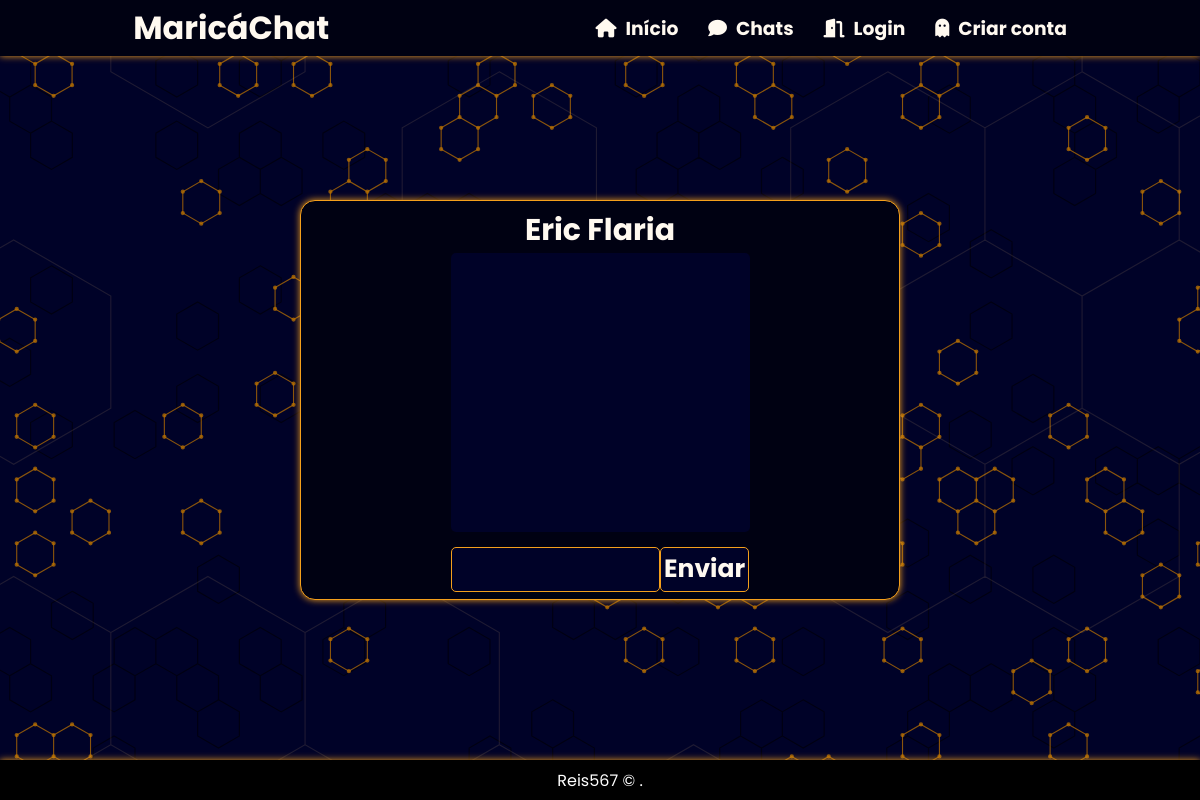
The page /chat/room/ericflaria/ on the database as committed earlier.
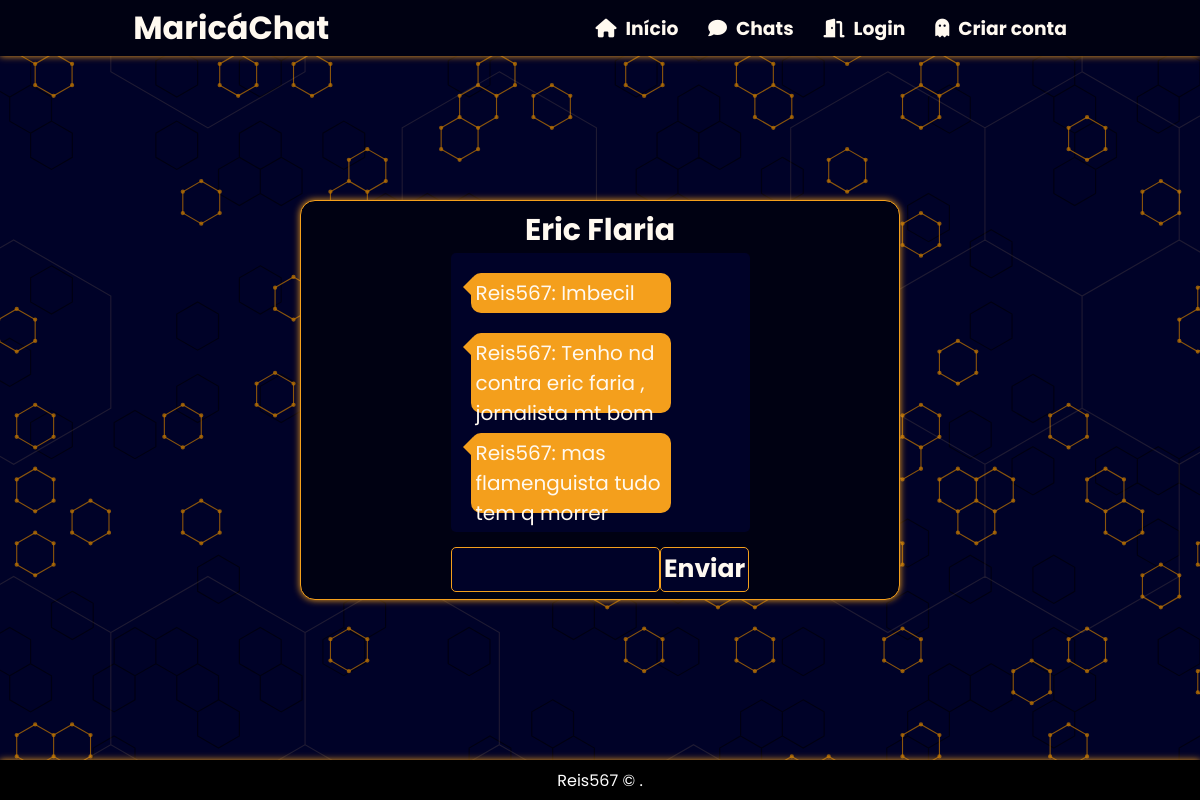
The same page on the database as committed later.
### chat/models.py (models this page shows, shortened)
class Room(models.Model):
    class Meta:
        verbose_name = 'Sala'
        verbose_name_plural = 'Salas'
    name = models.CharField(max_length=20)
    slug = models.SlugField(max_length=50)
    users = models.ManyToManyField(User)

class Message(models.Model):
    class Meta:
        verbose_name = 'Mensagem'
        verbose_name_plural = 'Mensagens'
    content = models.TextField()
    user = models.ForeignKey(User, on_delete=models.CASCADE)
    room = models.ForeignKey(Room, on_delete=models.CASCADE)
    created_on = models.DateTimeField(auto_now_add=True)
    def __str__(self):
        return f'{self.user.username}: {self.content}'  # Retorna o nome do usuário e o conteúdo da mensagem

### chat/views.py (the view)
# urls.py: path('room/<str:slug>/',views.room, name='room'),
def room(request, slug):
    try:
        room_name = Room.objects.get(slug=slug).name
        messages = Message.objects.filter(room=Room.objects.get(slug=slug))
    except Room.DoesNotExist:
        return HttpResponse("A sala não existe.", status=404)
    return render(request,
                  "room.html",
            {
                "room_name":room_name,
                "slug":slug,
                'messages':messages})

### templates/room.html (shortened to what this page needs)
{% extends "base.html" %}
{% block content %}
<section class="chat_room">
      <div class="chat_room-content">
            <div class="chat_room-title">
                  <h1>{{ room_name }}</h1>
            </div>
            <div class="chat_room-messages" id="id_chat_item_container" style="font-size: 20px">
                {% if messages %}
                    {% for message in messages %}
                        <span class="{% if message.user.username == request.user.username %}chat_room-balao-eu{% else %}chat_room-balao-ele{% endif %}">
                          {{message}}
                        </span>
                    {% endfor %}
                {% endif %}
            </div>
            <div class="chat_room-actions">
                  <input type="text" id="id_message_send_input" />
                  <button type="submit" id="id_message_send_button">Enviar</button>
            </div>
      </div>
</section>
{% endblock %}

### templates/base.html (shortened to what this page needs)
{% load static %}
<!DOCTYPE html>
    <html>
    <head>
        <link rel="stylesheet"  href="{% static 'css/reset.css' %}">
        <link rel="stylesheet"  href="{% static 'css/style.css' %}">
    </head>
    <body>
        <header>
            <h1>
                <a href="{% url 'home' %}">MaricáChat</a></h1>
            <nav>
                <h3>
                    <a href="{% url 'home' %}">
                        <i class="fa-solid fa-house"></i>  Início</a>
                </h3>
                <h3>
                    <a href="{% url 'rooms' %}">
                        <i class="fa-solid fa-comment"></i>  Chats</a>
                </h3>
                <div class="nav-auth">
                    {% if user.is_authenticated %}
                        <div class="user-is-auth">
                            <h3>
                                <i class="fa-solid fa-user"></i>
                                 Usuário   :   {{user.username}}
                            </h3>
                            <h3>
                                <a href="{% url 'logout' %}">
                                 <i class="fa-solid fa-right-from-bracket"></i>  Sair</a>
                            </h3>
                        </div>
                    {% else %}
                        <h3>
                            <a href="{% url 'login' %}">
                                <i class="fa-solid fa-door-open"></i>
                                 Login</a>
                        </h3>
                        <h3>
                            <a href="{% url 'register' %}">
                                <i class="fa-solid fa-ghost"></i>  Criar conta</a>
                        </h3>
                    {% endif %}
                </div>
            </nav>
        </header>
            {% block content %}{% endblock %}
        <footer class="footer">
            <p><a href="https://github.com/reis567" target="_blank">Reis567</a> &copy; {{ year }}.</p>
        </footer>
    </body>
    </html>

### static/css/style.css (style rules this page uses)
:root { --prim-cl: #050850; --prim-stgr:#000228; --sec-cl: #F49F1C; --sec-stgr: #ffce84; --black:#000112; --white:#fff9f0; --ylw-shd: 0px 0px 10px var(--sec-cl); --ylw-shd-ltr: 0px 0px 7px var(--sec-cl); }
body { background-image: url('/static/img/bg.svg'); background-size: cover; width: 100%; height: 100%; font-family: 'Poppins', sans-serif; }
header { position: fixed; top: 0; width: 100%; height: 7vh; display: flex; justify-content: space-around; align-items: center; background-color: var(--black); color: var(--white); box-shadow: var(--ylw-shd-ltr); }
header nav { display: flex; justify-content: space-around; gap: 30px; }
header a { color: var(--white); transition: .5s; }
header i { margin-right: 5px; color: var(--white); }
nav .nav-auth { display: flex; justify-content: space-around; gap: 30px; }
.footer { position: fixed; bottom: 0; width: 100%; height: 5vh; background-color: black; display: flex; justify-content: center; align-items: center; color: white; box-shadow: var(--ylw-shd-ltr); }
.footer a { color: white; transition: .5s; }
.chat_room { height: 100vh; width: 100vw; display: flex; justify-content: center; align-items: center; flex-direction: column; }
.chat_room-content { background: var(--black); width: 50%; height: 50%; display: flex; justify-content: center; align-items: center; flex-direction: column; color: var(--white); border: 1px solid var(--sec-cl); border-radius: 15px; box-shadow: var(--ylw-shd-ltr); }
.chat_room-title h1 { font-size: 30px; }
.chat_room-messages { width: 50%; height: 70%; display: flex; flex-direction: column; padding: 20px; gap: 20px; overflow-y: scroll; background: var(--prim-stgr); border-radius: 5px; }
.chat_room-actions { width: 50%; padding-top: 15px; display: flex; outline: none; height: 15%; }
.chat_room-messages { scrollbar-width: thin; scrollbar-color: var(--white); }
.chat_room-actions input { width: 70%; background: var(--prim-stgr); border: 1px solid var(--sec-cl); border-radius: 5px; color: var(--white); font-weight: bolder; }
.chat_room-actions button { cursor: pointer; font-weight: bolder; width: 30%; background: var(--prim-stgr); border: 1px solid var(--sec-cl); border-radius: 5px; color: var(--white); font-size: 25px; }
.chat_room-balao-ele { background: var(--sec-cl); width: 200px; height: 80px; border-radius: 10px; position: relative; padding: 5px; }
.chat_room-balao-ele::before { content: ''; position: absolute; border-left: 10px solid transparent; border-right: 10px solid var(--sec-cl); border-top: 10px solid transparent; border-bottom: 10px solid transparent; top:4px; left:-18px; }

Rows that differ between the two databases and show on the page:
added Message: user+content "Reis567: Imbecil"
added Message: user+content "Reis567: Tenho nd contra eric faria , jornalista mt bom"
added Message: user+content "Reis567: mas flamenguista tudo tem q morrer"
